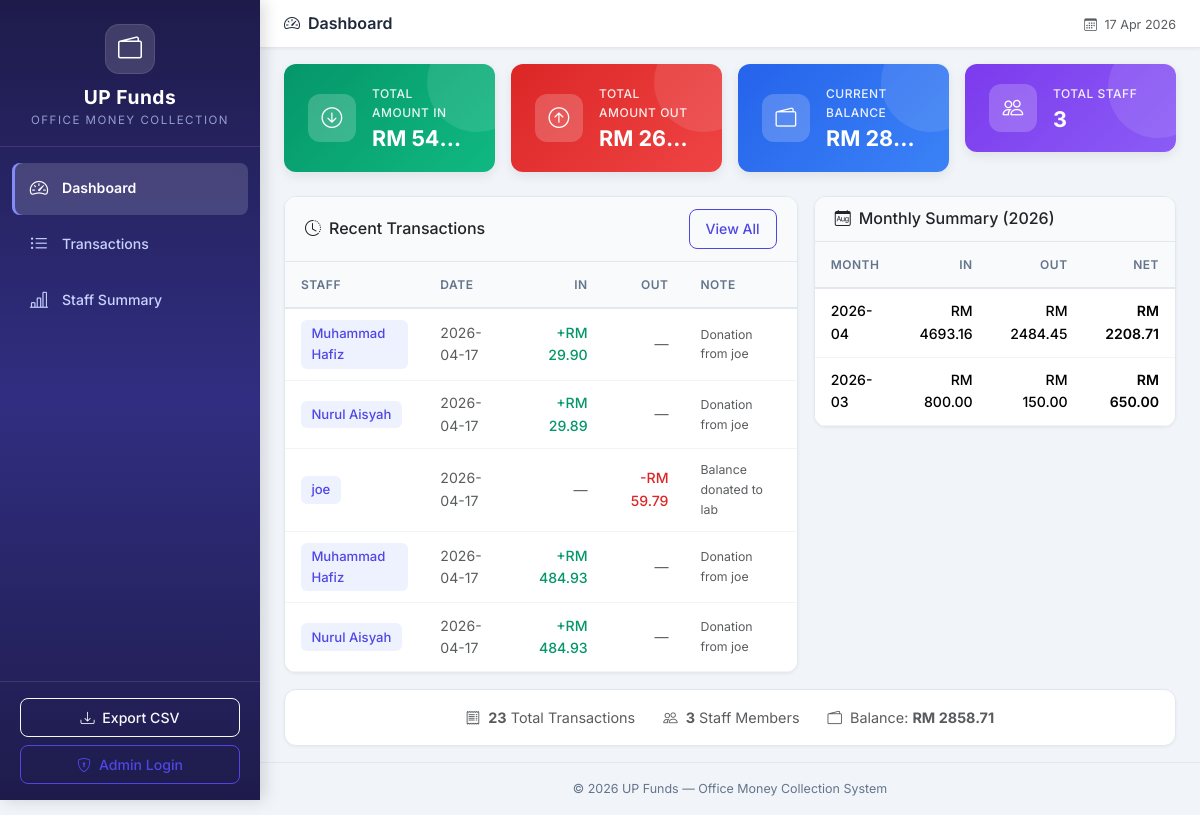
Before: / with the older database file.
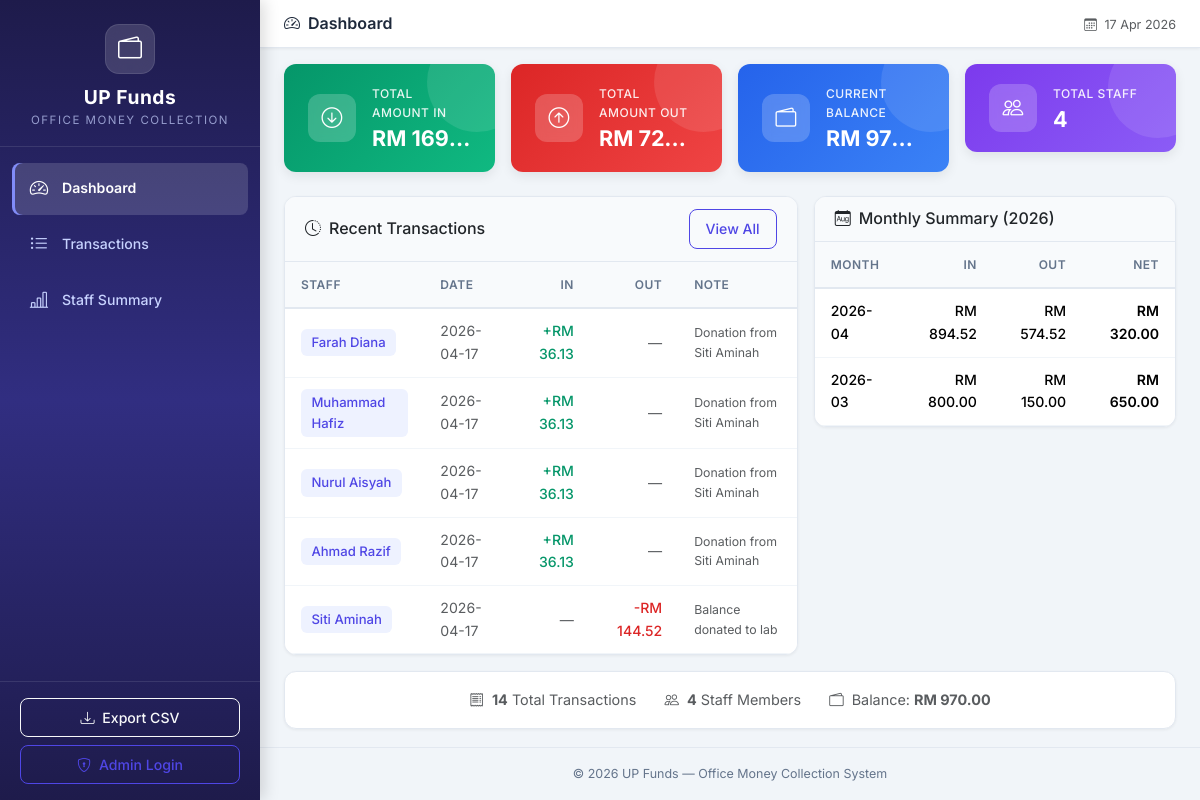
After: the same page with the newer database file.
### tables this page shows
CREATE TABLE cash_records (
            id INTEGER PRIMARY KEY AUTOINCREMENT,
            staff_id INTEGER NOT NULL,
            record_date DATE NOT NULL,
            amount_in REAL DEFAULT 0.00,
            amount_out REAL DEFAULT 0.00,
            expense_type TEXT DEFAULT 'shared',
            note TEXT DEFAULT '',
            created_at TIMESTAMP DEFAULT CURRENT_TIMESTAMP,
            updated_at TIMESTAMP DEFAULT CURRENT_TIMESTAMP,
            FOREIGN KEY (staff_id) REFERENCES staff(id)
        );

CREATE TABLE staff (
            id INTEGER PRIMARY KEY AUTOINCREMENT,
            name TEXT NOT NULL UNIQUE,
            is_active INTEGER DEFAULT 1,
            created_at TIMESTAMP DEFAULT CURRENT_TIMESTAMP
        );

### app.py (the view)
@app.route('/')
def dashboard():
    conn = get_db_connection()
    totals = conn.execute('''
        SELECT
            COALESCE(SUM(amount_in), 0) as total_in,
            COALESCE(SUM(amount_out), 0) as total_out
        FROM cash_records
    ''').fetchone()
    staff_count = conn.execute('SELECT COUNT(*) as count FROM staff WHERE is_active = 1').fetchone()['count']
    transaction_count = conn.execute('SELECT COUNT(*) as count FROM cash_records').fetchone()['count']
    recent = conn.execute('''
        SELECT cr.*, s.name as staff_name
        FROM cash_records cr
        JOIN staff s ON cr.staff_id = s.id
        ORDER BY cr.record_date DESC, cr.id DESC
        LIMIT 5
    ''').fetchall()
    monthly = conn.execute('''
        SELECT
            strftime('%Y-%m', record_date) as month,
            SUM(amount_in) as total_in,
            SUM(amount_out) as total_out
        FROM cash_records
        WHERE strftime('%Y', record_date) = strftime('%Y', 'now')
        GROUP BY strftime('%Y-%m', record_date)
        ORDER BY month DESC
    ''').fetchall()
    conn.close()
    return render_template('dashboard.html',
                           total_in=totals['total_in'],
                           total_out=totals['total_out'],
                           balance=totals['total_in'] - totals['total_out'],
                           staff_count=staff_count,
                           transaction_count=transaction_count,
                           recent=recent,
                           monthly=monthly)

### app.py (called while the page is built)
@app.context_processor
def inject_now():
    is_admin = session.get('role') == 'admin'
    return {'now': datetime.now(), 'is_admin': is_admin}

### database.py (called while the page is built)
def get_db_connection():
    conn = sqlite3.connect(DATABASE_PATH)
    conn.row_factory = sqlite3.Row  # Access columns by name
    conn.execute("PRAGMA foreign_keys = ON")  # Enable foreign key support
    return conn

### templates/dashboard.html (shortened to what the changed rows need)
{% extends 'base.html' %}
{% block content %}
<div class="row g-3 mb-4">
    <div class="col-sm-6 col-xl-3">
        <div class="summary-card card-green">
            <div class="card-info">
                <p class="card-label">Total Amount In</p>
                <h3 class="card-value">RM {{ "%.2f"|format(total_in) }}</h3>
            </div>
        </div>
    </div>
    <div class="col-sm-6 col-xl-3">
        <div class="summary-card card-red">
            <div class="card-info">
                <p class="card-label">Total Amount Out</p>
                <h3 class="card-value">RM {{ "%.2f"|format(total_out) }}</h3>
            </div>
        </div>
    </div>
    <div class="col-sm-6 col-xl-3">
        <div class="summary-card card-blue">
            <div class="card-info">
                <p class="card-label">Current Balance</p>
                <h3 class="card-value">RM {{ "%.2f"|format(balance) }}</h3>
            </div>
        </div>
    </div>
    <div class="col-sm-6 col-xl-3">
        <div class="summary-card card-purple">
            <div class="card-info">
                <p class="card-label">Total Staff</p>
                <h3 class="card-value">{{ staff_count }}</h3>
            </div>
        </div>
    </div>
</div>
<div class="row g-3">
    <div class="col-lg-7">
        <div class="card content-card">
            <div class="card-body p-0">
                {% if recent %}
                <div class="table-responsive">
                    <table class="table table-hover mb-0">
                        <thead>
                            <tr>
                                <th>Staff</th>
                                <th>Date</th>
                                <th class="text-end">In</th>
                                <th class="text-end">Out</th>
                                <th>Note</th>
                            </tr>
                        </thead>
                        <tbody>
                            {% for record in recent %}
                            <tr>
                                <td>
                                    <span class="staff-badge">{{ record['staff_name'] }}</span>
                                </td>
                                <td class="text-muted">{{ record['record_date'] }}</td>
                                <td class="text-end">
                                    {% if record['amount_in'] > 0 %}
                                        <span class="amount-in">+RM {{ "%.2f"|format(record['amount_in']) }}</span>
                                    {% else %}
                                        <span class="text-muted">—</span>
                                    {% endif %}
                                </td>
                                <td class="text-end">
                                    {% if record['amount_out'] > 0 %}
                                        <span class="amount-out">-RM {{ "%.2f"|format(record['amount_out']) }}</span>
                                    {% else %}
                                        <span class="text-muted">—</span>
                                    {% endif %}
                                </td>
                                <td class="text-muted small">{{ record['note'][:30] }}{{ '...' if record['note']|length > 30 }}</td>
                            </tr>
                            {% endfor %}
                        </tbody>
                    </table>
                </div>
                {% endif %}
            </div>
        </div>
    </div>
    <div class="col-lg-5">
        <div class="card content-card">
            <div class="card-body p-0">
                {% if monthly %}
                <div class="table-responsive">
                    <table class="table table-hover mb-0">
                        <thead>
                            <tr>
                                <th>Month</th>
                                <th class="text-end">In</th>
                                <th class="text-end">Out</th>
                                <th class="text-end">Net</th>
                            </tr>
                        </thead>
                        <tbody>
                            {% for row in monthly %}
                            <tr>
                                <td class="fw-medium">{{ row['month'] }}</td>
                                <td class="text-end amount-in">RM {{ "%.2f"|format(row['total_in']) }}</td>
                                <td class="text-end amount-out">RM {{ "%.2f"|format(row['total_out']) }}</td>
                                <td class="text-end fw-semibold">RM {{ "%.2f"|format(row['total_in'] - row['total_out']) }}</td>
                            </tr>
                            {% endfor %}
                        </tbody>
                    </table>
                </div>
                {% else %}
                <div class="empty-state">
                    <i class="bi bi-calendar-x"></i>
                    <p>No data for this year</p>
                </div>
                {% endif %}
            </div>
        </div>
    </div>
</div>
<div class="row mt-3">
    <div class="col-12">
        <div class="card content-card">
            <div class="card-body text-center py-3">
                <span class="text-muted me-4">
                    <i class="bi bi-receipt me-1"></i>
                    <strong>{{ transaction_count }}</strong> Total Transactions
                </span>
                <span class="text-muted me-4">
                    <i class="bi bi-people me-1"></i>
                    <strong>{{ staff_count }}</strong> Staff Members
                </span>
                <span class="text-muted">
                    <i class="bi bi-wallet2 me-1"></i>
                    Balance: <strong>RM {{ "%.2f"|format(balance) }}</strong>
                </span>
            </div>
        </div>
    </div>
</div>
{% endblock %}

Changed rows visible on the page:
removed cash_records: staff_name "Muhammad Hafiz", record_date "2026-04-17", amount_in "29.90", note "Donation from joe"
removed cash_records: staff_name "Nurul Aisyah", record_date "2026-04-17", amount_in "29.89", note "Donation from joe"
removed cash_records: staff_name "joe", record_date "2026-04-17", amount_out "59.79", note "Balance donated to lab"
removed cash_records: staff_name "Muhammad Hafiz", record_date "2026-04-17", amount_in "484.93", note "Donation from joe"
removed cash_records: staff_name "Nurul Aisyah", record_date "2026-04-17", amount_in "484.93", note "Donation from joe"
now on this page (row edited): cash_records: staff_name "Farah Diana", record_date "2026-04-17", amount_in "36.13", note "Donation from Siti Aminah"
now on this page (row edited): cash_records: staff_name "Muhammad Hafiz", record_date "2026-04-17", amount_in "36.13", note "Donation from Siti Aminah"
now on this page (row edited): cash_records: staff_name "Nurul Aisyah", record_date "2026-04-17", amount_in "36.13", note "Donation from Siti Aminah"
now on this page (row edited): cash_records: staff_name "Ahmad Razif", record_date "2026-04-17", amount_in "36.13", note "Donation from Siti Aminah"
now on this page (row edited): cash_records: staff_name "Siti Aminah", record_date "2026-04-17", amount_out "144.52", note "Balance donated to lab"
Other visible differences:
{{ "%.2f"|format(total_in) }}: "54…" → "169…"
{{ "%.2f"|format(total_out) }}: "26…" → "72…"
{{ "%.2f"|format(balance) }}: "28…" → "97…"
{{ staff_count }}: "3" → "4"
{{ transaction_count }}: "23" → "14"
{{ "%.2f"|format(balance) }}: "2858.71" → "970.00"
new list line: "2026-04 RM 894.52 RM 574.52 RM 320.00"
list line gone: "2026-04 RM 4693.16 RM 2484.45 RM 2208.71"
